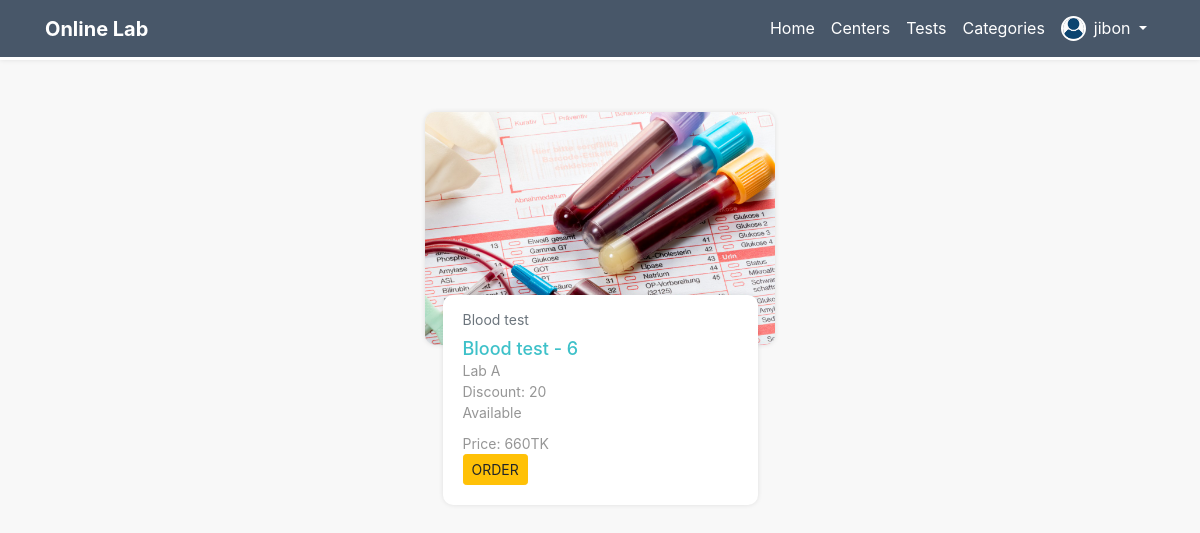
Page /test-details/3/ (signed in) on the committed database.
### custom_users/models.py (models this page shows, shortened)
class Profile(models.Model):
    user = models.OneToOneField(User, on_delete=models.CASCADE, related_name='customer_profile')
    profile_name = models.CharField(max_length=250)
    image = models.ImageField(default='default.jpg', upload_to='profile_pics')
    contact_no = models.CharField(max_length=20, blank=True, null=True)
    address = models.CharField(max_length=150, blank=True, null=True)
    admin = models.BooleanField(default=False)
    staff = models.BooleanField(default=False)
    class Meta:
        verbose_name_plural = 'Customer Profiles'

### tests/models.py (models this page shows, shortened)
class Test(models.Model):
    ACTIVE_STATUS = (
        ('Available', 'AVAILABLE'),
        ('Closed', 'CLOSED'),
    )
    test_name = models.CharField(max_length=250, blank=True)
    image = models.FileField(upload_to='lab_test_pics')
    category = models.ForeignKey(TestCategory, on_delete=models.CASCADE, related_name='test_category')
    center = models.ForeignKey(DiagnosticCenter, on_delete=models.CASCADE, related_name='test_center')
    discount = models.PositiveIntegerField(null=True, blank=True)
    price = models.PositiveIntegerField(null=True, blank=True)
    active_status = models.CharField(max_length=20, choices=ACTIVE_STATUS, default='AVAILABLE')
    class Meta:
        ordering = ['-id']
        verbose_name_plural = 'Tests'

class TestCategory(models.Model):
    category_name = models.CharField(max_length=50)
    center = models.ForeignKey(DiagnosticCenter, on_delete=models.CASCADE, related_name='category_center',
                               null=True, blank=True)
    class Meta:
        verbose_name_plural = 'Test Categories'
        ordering = ['-id']
    def __str__(self):
        return self.category_name

### diagnostic_centers/models.py (models this page shows)
class DiagnosticCenter(models.Model):
    name = models.CharField(max_length=250, blank=False)
    image = models.ImageField(default='default_center.jpg', upload_to='diagnostic_center_pics')
    email = models.EmailField(blank=True)
    contact_no = models.CharField(max_length=20, blank=False)
    website = models.CharField(max_length=100, blank=True)
    address = models.CharField(max_length=150, blank=False)
    class Meta:
        verbose_name_plural = 'Diagnostic Centers'
    def __str__(self):
        return self.name

### tests/views.py (the view)
# urls.py: path('test-details/<int:id>/', test_details, name='test-details'),
def test_details(request, id=id):
    single_test_details = Test.objects.get(id=id)
    template = 'tests/test_details.html'
    context = {'single_test_details': single_test_details}
    return render(request, template, context)

### templates/tests/test_details.html (shortened to what this page needs)
{% extends 'base.html' %}
{% block content %}
    <div class="container inner-content">
        <div class="row">
            <div class="col-4 offset-4">
                <div class="card test-box mt-4">
                    <div class="card-title">
                        <img src="{{ single_test_details.image.url }}" class="card-img-top" alt="Oops image missing" width="100%">
                    </div>
                    <div class="card-body" style="min-height: 210px">
                        <p class="card-subtitle mb-2 text-muted">{{ single_test_details.category }}</p>
                        <h6 class="">
                            <a href="{% url 'tests:test-details' single_test_details.id %}">{{ single_test_details.test_name }}</a>
                        </h6>
                        <p class="card-text">{{ single_test_details.center }}</p>
                        <p class="card-text">Discount: {{ single_test_details.discount }}</p>
                        <p class="card-text">{{ single_test_details.active_status }}</p>
                        <p class="card-text text-dange price">Price: <span id="price">{{ single_test_details.price }}</span>TK</p>
                        <a class="btn btn-warning btn-sm order-btn text-center" href="{% url 'tests:order' single_test_details.id %}"
                           type="submit" style="bottom: -49px">ORDER
                        </a>
                    </div>
                </div>
            </div>
        </div>
    </div>
{% endblock %}

### templates/base.html (shortened to what this page needs)
{% load staticfiles %}
<!DOCTYPE html>
<html>
<head>
	<link rel="stylesheet" href="https://use.fontawesome.com/releases/v5.8.0/css/all.css">
    <link rel="stylesheet" type="text/css" href="{% static 'css/bootstrap.min.css' %}">
	<link rel="stylesheet" type="text/css" href="{% static 'css/fakeLoader.min.css' %}">
	<link rel="stylesheet" type="text/css" href="{% static 'css/style.css' %}">
</head>
<body>
    <nav class="navbar navbar-expand-lg" style="background: #485769">
        <div class="container">
            <a class="navbar-brand text-white" href="{% url 'home' %}"><b>Online Lab</b></a>
            <div class="collapse navbar-collapse" id="navbarSupportedContent">
                <ul class="navbar-nav ml-auto navbar_hover_background">
                    <li class="nav-item ">
                        <a class="nav-link" href="{% url 'home' %}">Home</a>
					</li>
					<li class="nav-item">
						<a class="nav-link" href="{% url 'diagnostic_centers:all-centers' %}">Centers</a>
					</li>
					<li class="nav-item ">
						<a class="nav-link" href="{% url 'tests:all-tests' %}">Tests</a>
					</li>
					<li class="nav-item">
						<a class="nav-link" href="{% url 'tests:categories' %}">Categories</a>
					</li>
                    {% if user.is_authenticated %}
                        <li class="nav-item user-profile">
                            <a class="nav-link d-flex dropdown-btn" href="#">
                                <img src="{{ user.customer_profile.image.url }}" alt="" class="rounded-circle">
                                <span class=" dropdown-toggle ml-2">{{user.username}} </span>
                            </a>
                        </li>
					{% endif %}
                </ul>
            </div>
        </div>
    </nav>
    {% block content %} {% endblock %} {% block extra_body %} {% endblock %}
</body>
</html>

### static/css/style.css (style rules this page uses)
a { text-decoration: none; }
.card, .card-header, .card-footer { border: 0; }
html, body { background: #f8f8f8; }
nav.navbar { background: transparent; -webkit-box-shadow: 0 0 5px rgba(0, 0, 0, 0.1); box-shadow: 0 0 5px rgba(0, 0, 0, 0.1); position: fixed; top: 0; z-index: 99999; width: 100%; background: #328691; border-bottom: 3px solid white; }
nav.navbar ul li a { color: #fff; font-size: 16px; outline: none; }
nav.navbar .user-profile { position: relative; }
nav.navbar .user-profile img { width: 25px; height: 25px; border: 2px solid white; }
.inner-content { padding-top: 5.5rem; min-height: 90vh; }
p { margin-bottom: 0; }
.test-box { width: 100%; height: auto; background: none; border: 0; }
.test-box .card-title { margin-bottom: 0; -webkit-box-shadow: 0 0 5px rgba(0, 0, 0, 0.1); box-shadow: 0 0 5px rgba(0, 0, 0, 0.1); border-radius: 10px; -webkit-border-radius: 10px; -moz-border-radius: 10px; -ms-border-radius: 10px; -o-border-radius: 10px; }
.test-box .card-title img { border-radius: 10px; min-height: 200px; -webkit-border-radius: 10px; -moz-border-radius: 10px; -ms-border-radius: 10px; -o-border-radius: 10px; }
.test-box .card-body { width: 90%; min-height: 150px; -webkit-box-shadow: 0 0 5px rgba(0, 0, 0, 0.1); box-shadow: 0 0 5px rgba(0, 0, 0, 0.1); margin: auto; border-radius: 10px; -webkit-border-radius: 10px; -moz-border-radius: 10px; -ms-border-radius: 10px; -o-border-radius: 10px; position: relative; top: -50px; background: #fff; }
.test-box .card-body p { font-size: 14px; color: #969696; }
.test-box .card-body p.price { margin-top: 10px; }
.test-box .card-body h6 { font-size: 18px; margin-bottom: 0; }
.test-box .card-body h6 a { color: #3ec1c9; text-decoration: none; }

### rows in the picture
Test: image (picture), category "Blood test", test_name "Blood test - 6", center "Lab A", discount "20", active_status "Available", price "660"

### other values in the picture
{{ user.username }} "jibon"
